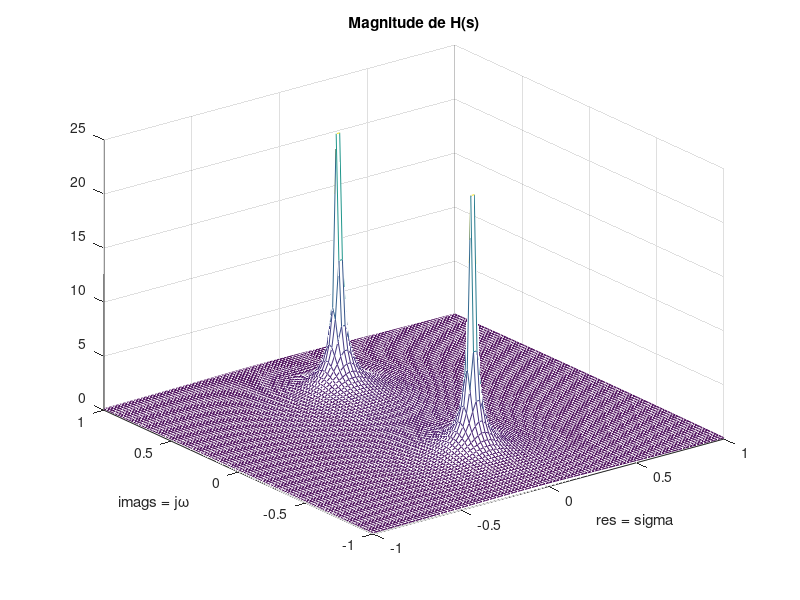

Recreate this plot in MATLAB.
clear
clc
close all
[re, im] = meshgrid(-1:0.02:1); % pontos da grade no plano s
s = re + j*im; % vetor (complexo) com os pontos
zeta = 0.1; % fator de amortecimento
wn = .5; % frequencia natural
% Valor absoluto de H(s)
ModH = abs(wn^2 ./(s.^2 + 2*zeta*wn.*s + wn^2));

mesh(re, im, ModH); % plota superficie
xlabel('re{s} = sigma'); ylabel('imag{s} = j\omega');
title('Magnitude de H(s)');

Den = [1 2*zeta*wn wn^2];;
p = roots(Den);